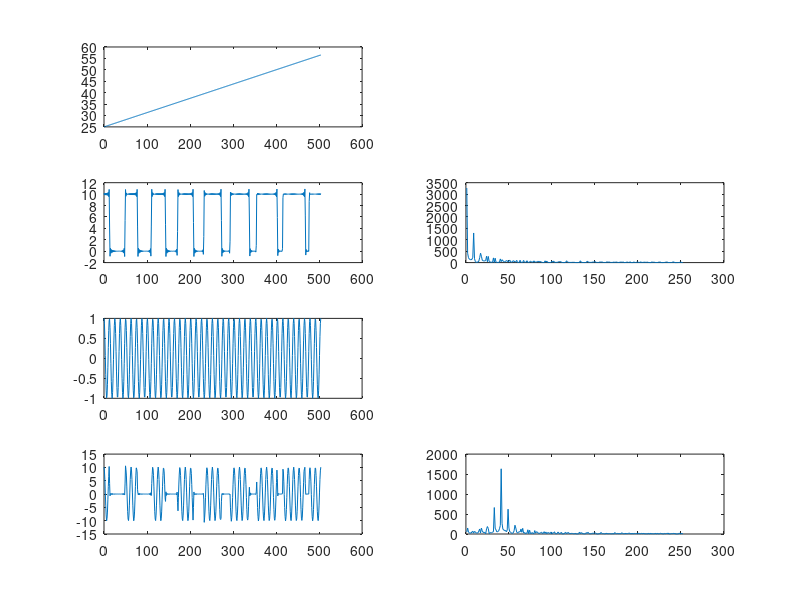

The MATLAB script that drew this image:
% Лабораторная работа 4 | Вариант 8
% Математическое моделирование

function lab4
    % Параметры ШИМ сигнала
    function tau = imp_duration(t) % Функция длительностей импульсов
        tau_0 = 25; % Начальная длительность импульса
        tau = t / 16 + tau_0;
    end

    T = 63; % Период импульса
    kp = 8; % Количество периодов

    A = 10; % Амплитуда колебаний
    nk = 32; % число гармонирующих составляющих

    % Задание ШИМ сигнала
    times = 0:(kp*T);
    signal = zeros(1, T*kp + 1);
    for time = times
        sum = 0;
        for k = 1:nk
            sum = sum + ((2*A) / (pi*k)) ...
                        * sin(pi*k*imp_duration(time) / T) ...
                        * cos(2*pi*k*time / T);
        end
        signal(1, time + 1) = (A*imp_duration(time)) / T + sum;
    end
    
    % Задание ВЧ колебаний
    A_n = 1; % амплитуда ВЧ
    omega_n = 5 * 2*pi / T; % угловая частота ВЧ
    Un = A_n * cos(omega_n * times); % ВЧ колебание
    
    % Модулированный сигнал
    Urez = signal .* Un;

    % Графики
    figure(1)
    subplot(4, 2, 1)
    plot(times, imp_duration(times)); % Изменение импульсов
    subplot(4, 2, 3)
    plot(times, signal); % Моделирующая функция
    subplot(4, 2, 4)
    fun_diag = abs(fft(signal));
    plot(fun_diag(1:(kp*T)/2)); % Спектральная диаграмма моделирующей функции

    subplot(4, 2, 5)
    plot(times, Un); % ВЧ колебания
    subplot(4, 2, 7)
    plot(times, Urez); % Радиосигнал с ШИМ
    subplot(4, 2, 8)
    diag = abs(fft(Urez));
    plot(diag(1:(kp*T)/2)); % Спектр радиосигнала
end